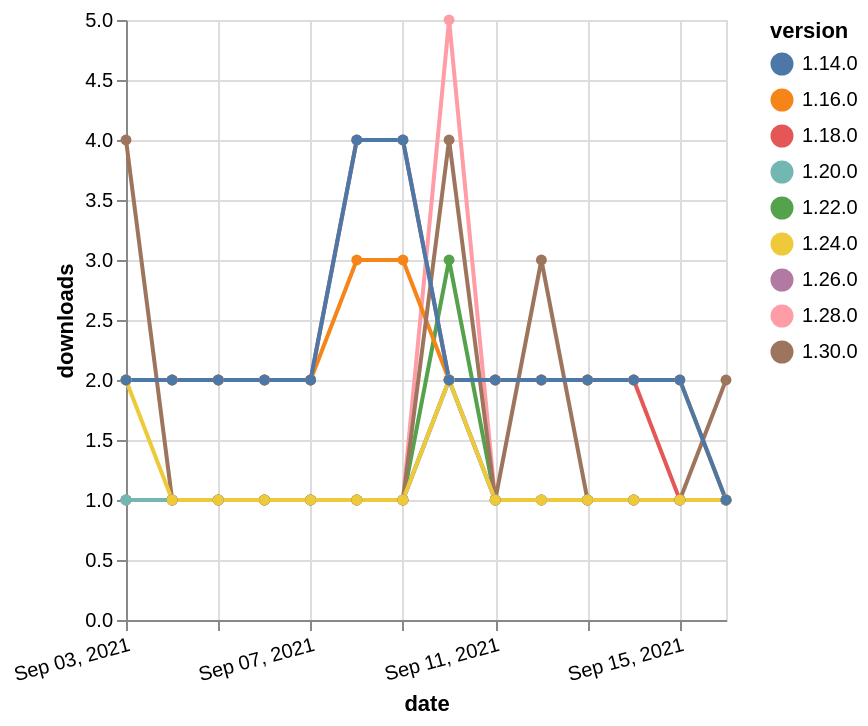

Source (Vega-Lite JSON):
### Vega-Lite specification from a JSON file in a GitHub repository (floating-point values rounded to 4 significant figures)
{"$schema": "https://vega.github.io/schema/vega-lite/v5.json", "description": "A simple bar chart with embedded data.", "data": {"values": [{"date": "2021-09-03", "total": 2484, "delta": 2, "version": "1.18.0"}, {"date": "2021-09-04", "total": 2486, "delta": 2, "version": "1.18.0"}, {"date": "2021-09-05", "total": 2488, "delta": 2, "version": "1.18.0"}, {"date": "2021-09-06", "total": 2490, "delta": 2, "version": "1.18.0"}, {"date": "2021-09-07", "total": 2492, "delta": 2, "version": "1.18.0"}, {"date": "2021-09-08", "total": 2496, "delta": 4, "version": "1.18.0"}, {"date": "2021-09-09", "total": 2500, "delta": 4, "version": "1.18.0"}, {"date": "2021-09-10", "total": 2502, "delta": 2, "version": "1.18.0"}, {"date": "2021-09-11", "total": 2504, "delta": 2, "version": "1.18.0"}, {"date": "2021-09-12", "total": 2506, "delta": 2, "version": "1.18.0"}, {"date": "2021-09-13", "total": 2508, "delta": 2, "version": "1.18.0"}, {"date": "2021-09-14", "total": 2510, "delta": 2, "version": "1.18.0"}, {"date": "2021-09-15", "total": 2511, "delta": 1, "version": "1.18.0"}, {"date": "2021-09-16", "total": 2512, "delta": 1, "version": "1.18.0"}, {"date": "2021-09-03", "total": 379, "delta": 1, "version": "1.22.0"}, {"date": "2021-09-04", "total": 380, "delta": 1, "version": "1.22.0"}, {"date": "2021-09-05", "total": 381, "delta": 1, "version": "1.22.0"}, {"date": "2021-09-06", "total": 382, "delta": 1, "version": "1.22.0"}, {"date": "2021-09-07", "total": 383, "delta": 1, "version": "1.22.0"}, {"date": "2021-09-08", "total": 384, "delta": 1, "version": "1.22.0"}, {"date": "2021-09-09", "total": 385, "delta": 1, "version": "1.22.0"}, {"date": "2021-09-10", "total": 388, "delta": 3, "version": "1.22.0"}, {"date": "2021-09-11", "total": 389, "delta": 1, "version": "1.22.0"}, {"date": "2021-09-12", "total": 390, "delta": 1, "version": "1.22.0"}, {"date": "2021-09-13", "total": 391, "delta": 1, "version": "1.22.0"}, {"date": "2021-09-14", "total": 392, "delta": 1, "version": "1.22.0"}, {"date": "2021-09-15", "total": 393, "delta": 1, "version": "1.22.0"}, {"date": "2021-09-16", "total": 394, "delta": 1, "version": "1.22.0"}, {"date": "2021-09-03", "total": 275, "delta": 1, "version": "1.28.0"}, {"date": "2021-09-04", "total": 276, "delta": 1, "version": "1.28.0"}, {"date": "2021-09-05", "total": 277, "delta": 1, "version": "1.28.0"}, {"date": "2021-09-06", "total": 278, "delta": 1, "version": "1.28.0"}, {"date": "2021-09-07", "total": 279, "delta": 1, "version": "1.28.0"}, {"date": "2021-09-08", "total": 280, "delta": 1, "version": "1.28.0"}, {"date": "2021-09-09", "total": 281, "delta": 1, "version": "1.28.0"}, {"date": "2021-09-10", "total": 286, "delta": 5, "version": "1.28.0"}, {"date": "2021-09-11", "total": 287, "delta": 1, "version": "1.28.0"}, {"date": "2021-09-12", "total": 288, "delta": 1, "version": "1.28.0"}, {"date": "2021-09-13", "total": 289, "delta": 1, "version": "1.28.0"}, {"date": "2021-09-14", "total": 290, "delta": 1, "version": "1.28.0"}, {"date": "2021-09-15", "total": 291, "delta": 1, "version": "1.28.0"}, {"date": "2021-09-16", "total": 292, "delta": 1, "version": "1.28.0"}, {"date": "2021-09-03", "total": 208, "delta": 1, "version": "1.26.0"}, {"date": "2021-09-04", "total": 209, "delta": 1, "version": "1.26.0"}, {"date": "2021-09-05", "total": 210, "delta": 1, "version": "1.26.0"}, {"date": "2021-09-06", "total": 211, "delta": 1, "version": "1.26.0"}, {"date": "2021-09-07", "total": 212, "delta": 1, "version": "1.26.0"}, {"date": "2021-09-08", "total": 213, "delta": 1, "version": "1.26.0"}, {"date": "2021-09-09", "total": 214, "delta": 1, "version": "1.26.0"}, {"date": "2021-09-10", "total": 216, "delta": 2, "version": "1.26.0"}, {"date": "2021-09-11", "total": 217, "delta": 1, "version": "1.26.0"}, {"date": "2021-09-12", "total": 218, "delta": 1, "version": "1.26.0"}, {"date": "2021-09-13", "total": 219, "delta": 1, "version": "1.26.0"}, {"date": "2021-09-14", "total": 220, "delta": 1, "version": "1.26.0"}, {"date": "2021-09-15", "total": 221, "delta": 1, "version": "1.26.0"}, {"date": "2021-09-16", "total": 222, "delta": 1, "version": "1.26.0"}, {"date": "2021-09-03", "total": 266, "delta": 1, "version": "1.20.0"}, {"date": "2021-09-04", "total": 267, "delta": 1, "version": "1.20.0"}, {"date": "2021-09-05", "total": 268, "delta": 1, "version": "1.20.0"}, {"date": "2021-09-06", "total": 269, "delta": 1, "version": "1.20.0"}, {"date": "2021-09-07", "total": 270, "delta": 1, "version": "1.20.0"}, {"date": "2021-09-08", "total": 271, "delta": 1, "version": "1.20.0"}, {"date": "2021-09-09", "total": 272, "delta": 1, "version": "1.20.0"}, {"date": "2021-09-10", "total": 274, "delta": 2, "version": "1.20.0"}, {"date": "2021-09-11", "total": 275, "delta": 1, "version": "1.20.0"}, {"date": "2021-09-12", "total": 276, "delta": 1, "version": "1.20.0"}, {"date": "2021-09-13", "total": 277, "delta": 1, "version": "1.20.0"}, {"date": "2021-09-14", "total": 278, "delta": 1, "version": "1.20.0"}, {"date": "2021-09-15", "total": 279, "delta": 1, "version": "1.20.0"}, {"date": "2021-09-16", "total": 280, "delta": 1, "version": "1.20.0"}, {"date": "2021-09-03", "total": 2673, "delta": 2, "version": "1.16.0"}, {"date": "2021-09-04", "total": 2675, "delta": 2, "version": "1.16.0"}, {"date": "2021-09-05", "total": 2677, "delta": 2, "version": "1.16.0"}, {"date": "2021-09-06", "total": 2679, "delta": 2, "version": "1.16.0"}, {"date": "2021-09-07", "total": 2681, "delta": 2, "version": "1.16.0"}, {"date": "2021-09-08", "total": 2684, "delta": 3, "version": "1.16.0"}, {"date": "2021-09-09", "total": 2687, "delta": 3, "version": "1.16.0"}, {"date": "2021-09-10", "total": 2689, "delta": 2, "version": "1.16.0"}, {"date": "2021-09-11", "total": 2691, "delta": 2, "version": "1.16.0"}, {"date": "2021-09-12", "total": 2693, "delta": 2, "version": "1.16.0"}, {"date": "2021-09-13", "total": 2695, "delta": 2, "version": "1.16.0"}, {"date": "2021-09-14", "total": 2697, "delta": 2, "version": "1.16.0"}, {"date": "2021-09-15", "total": 2699, "delta": 2, "version": "1.16.0"}, {"date": "2021-09-16", "total": 2700, "delta": 1, "version": "1.16.0"}, {"date": "2021-09-03", "total": 137, "delta": 4, "version": "1.30.0"}, {"date": "2021-09-04", "total": 138, "delta": 1, "version": "1.30.0"}, {"date": "2021-09-05", "total": 139, "delta": 1, "version": "1.30.0"}, {"date": "2021-09-06", "total": 140, "delta": 1, "version": "1.30.0"}, {"date": "2021-09-07", "total": 141, "delta": 1, "version": "1.30.0"}, {"date": "2021-09-08", "total": 142, "delta": 1, "version": "1.30.0"}, {"date": "2021-09-09", "total": 143, "delta": 1, "version": "1.30.0"}, {"date": "2021-09-10", "total": 147, "delta": 4, "version": "1.30.0"}, {"date": "2021-09-11", "total": 148, "delta": 1, "version": "1.30.0"}, {"date": "2021-09-12", "total": 151, "delta": 3, "version": "1.30.0"}, {"date": "2021-09-13", "total": 152, "delta": 1, "version": "1.30.0"}, {"date": "2021-09-14", "total": 153, "delta": 1, "version": "1.30.0"}, {"date": "2021-09-15", "total": 154, "delta": 1, "version": "1.30.0"}, {"date": "2021-09-16", "total": 156, "delta": 2, "version": "1.30.0"}, {"date": "2021-09-03", "total": 240, "delta": 2, "version": "1.24.0"}, {"date": "2021-09-04", "total": 241, "delta": 1, "version": "1.24.0"}, {"date": "2021-09-05", "total": 242, "delta": 1, "version": "1.24.0"}, {"date": "2021-09-06", "total": 243, "delta": 1, "version": "1.24.0"}, {"date": "2021-09-07", "total": 244, "delta": 1, "version": "1.24.0"}, {"date": "2021-09-08", "total": 245, "delta": 1, "version": "1.24.0"}, {"date": "2021-09-09", "total": 246, "delta": 1, "version": "1.24.0"}, {"date": "2021-09-10", "total": 248, "delta": 2, "version": "1.24.0"}, {"date": "2021-09-11", "total": 249, "delta": 1, "version": "1.24.0"}, {"date": "2021-09-12", "total": 250, "delta": 1, "version": "1.24.0"}, {"date": "2021-09-13", "total": 251, "delta": 1, "version": "1.24.0"}, {"date": "2021-09-14", "total": 252, "delta": 1, "version": "1.24.0"}, {"date": "2021-09-15", "total": 253, "delta": 1, "version": "1.24.0"}, {"date": "2021-09-16", "total": 254, "delta": 1, "version": "1.24.0"}, {"date": "2021-09-03", "total": 3123, "delta": 2, "version": "1.14.0"}, {"date": "2021-09-04", "total": 3125, "delta": 2, "version": "1.14.0"}, {"date": "2021-09-05", "total": 3127, "delta": 2, "version": "1.14.0"}, {"date": "2021-09-06", "total": 3129, "delta": 2, "version": "1.14.0"}, {"date": "2021-09-07", "total": 3131, "delta": 2, "version": "1.14.0"}, {"date": "2021-09-08", "total": 3135, "delta": 4, "version": "1.14.0"}, {"date": "2021-09-09", "total": 3139, "delta": 4, "version": "1.14.0"}, {"date": "2021-09-10", "total": 3141, "delta": 2, "version": "1.14.0"}, {"date": "2021-09-11", "total": 3143, "delta": 2, "version": "1.14.0"}, {"date": "2021-09-12", "total": 3145, "delta": 2, "version": "1.14.0"}, {"date": "2021-09-13", "total": 3147, "delta": 2, "version": "1.14.0"}, {"date": "2021-09-14", "total": 3149, "delta": 2, "version": "1.14.0"}, {"date": "2021-09-15", "total": 3151, "delta": 2, "version": "1.14.0"}, {"date": "2021-09-16", "total": 3152, "delta": 1, "version": "1.14.0"}]}, "width": "container", "mark": {"type": "line", "point": {"filled": true}}, "encoding": {"x": {"field": "date", "type": "temporal", "timeUnit": "yearmonthdate", "title": "date", "axis": {"labelAngle": -15}}, "y": {"field": "delta", "type": "quantitative", "title": "downloads"}, "color": {"field": "version", "type": "nominal"}, "tooltip": {"field": "delta"}}}
